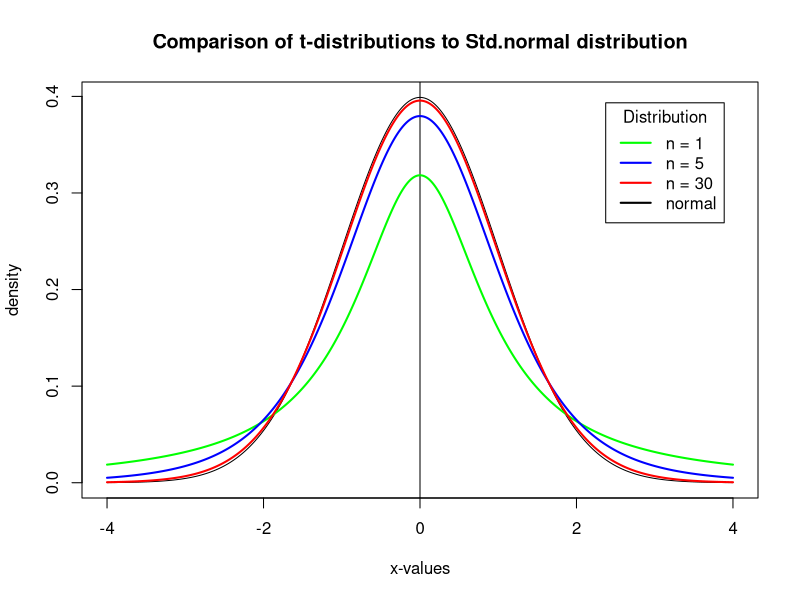

Write R code to recreate this figure. (Note: this script raises an error after producing the figure.)
## ---- chunk 1
knitr::opts_chunk$set(error = FALSE, warning = FALSE, message = FALSE,
                      fig.height = 3, fig.width = 6, fig.align = 'center')

## ---- chunk 2
x <- seq(-4, 4, length=1000)
hx <- dnorm(x)
degf <- c(1, 5, 30)
colors <- c("green", "blue", "red", "black")
labels <- c("n = 1", "n = 5", "n = 30", "normal")
plot(x, hx, type="l", lty=1, 
     xlab="x-values",
     ylab="density", main="Comparison of t-distributions to Std.normal distribution")
abline(v = 0)
for (i in 1:3){
  lines(x, dt(x,degf[i]), lwd=2, col=colors[i])
  }
legend("topright", inset=.05, title="Distribution",
       labels, lwd=2, lty=c(1, 1, 1, 1), col=colors)
## ---- chunk 3
knitr::include_graphics("C:/Users/phere/Dropbox/Scholar/2_Graduates/2018_03_Fall/POLI502_Methodology_of_Political_Analysis/Kor_BasicStats/Chapters_pdfR/plot/population_distribution.jpg")
## ---- chunk 4
y <- c(11.4, 11.0, 5.5, 9.4, 13.6, -2.9, -0.1, 7.4, 21.5, 
       -5.3, -3.8, 13.4, 13.1, 9.0, 3.9, 5.7, 10.7)
n <- length(y)
mean <- mean(y)
sd <- sd(y)
## ---- chunk 5
se <- sd / sqrt(n)
se
## ---- chunk 6
t <- (mean - 0)/se
t
## ---- chunk 7
2 * pt(-abs(t), df = n - 1)
## ---- chunk 8
knitr::include_graphics("./Chapters_pdfR/plot/typeoferrors.jpg", dpi = 100)
## ---- chunk 9
knitr::include_graphics("./Chapters_pdfR/plot/residulas.jpg", dpi = 150)
## ---- chunk 10
knitr::include_graphics("./Chapters_pdfR/plot/regression_model.jpg", dpi = 150)
## ---- chunk 11
knitr::include_graphics("./Chapters_pdfR/plot/regression_model2.jpg", dpi = 150)
## ---- chunk 12
knitr::include_graphics("./Chapters_pdfR/plot/correlation.jpg", dpi = 150)
